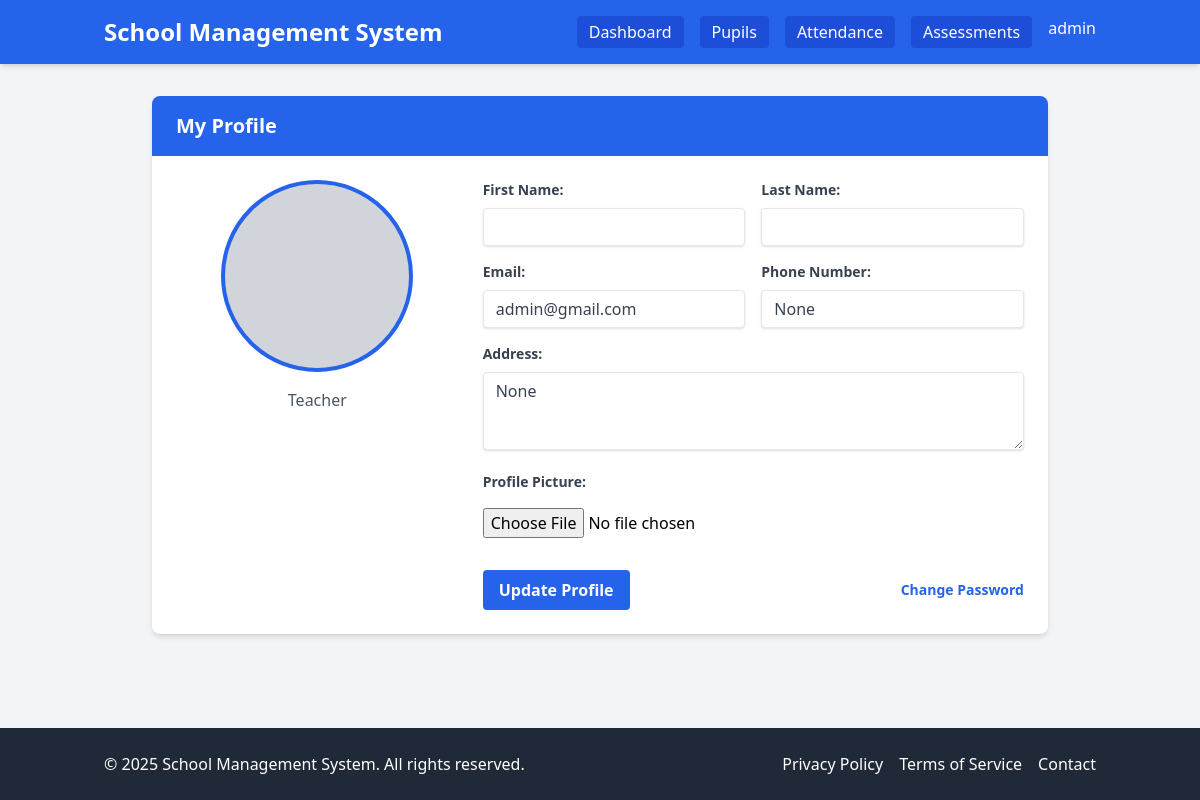
/profile/ (signed in), run on the app's committed database.
### users/models.py (models this page shows)
class User(AbstractUser):
    class Role(models.TextChoices):
        ADMIN = 'ADMIN', _('Admin')
        TEACHER = 'TEACHER', _('Teacher')
    role = models.CharField(
        max_length=10,
        choices=Role.choices,
        default=Role.TEACHER,
        verbose_name=_('Role'),
        help_text=_('Designates the role and permissions of the user')
    )
    phone_number = models.CharField(max_length=15, blank=True, null=True)
    address = models.TextField(blank=True, null=True)
    profile_picture = models.ImageField(upload_to='profile_pics/', blank=True, null=True)
    def is_admin(self):
        return self.role == self.Role.ADMIN
    def is_teacher(self):
        return self.role == self.Role.TEACHER
    class Meta:
        verbose_name = _('User')
        verbose_name_plural = _('Users')

### users/views.py (the view, shortened to what this page needs)
# urls.py: path('profile/', views.profile_view, name='profile'),
@login_required
def profile_view(request):
    return render(request, 'users/profile.html')

### templates/users/profile.html (shortened to what this page needs)
{% extends 'base/base.html' %}
{% block content %}
<div class="max-w-4xl mx-auto">
    <div class="bg-white shadow-md rounded-lg overflow-hidden">
        <div class="bg-blue-600 text-white py-4 px-6">
            <h2 class="text-xl font-bold">My Profile</h2>
        </div>
        <div class="p-6">
            <div class="flex flex-col md:flex-row">
                <div class="md:w-1/3 mb-6 md:mb-0 flex flex-col items-center">
                    {% if user.profile_picture %}
                        <img src="{{ user.profile_picture.url }}" alt="Profile Picture" class="w-48 h-48 object-cover rounded-full border-4 border-blue-600">
                    {% else %}
                        <div class="w-48 h-48 rounded-full bg-gray-300 flex items-center justify-center border-4 border-blue-600">
                        </div>
                    {% endif %}
                    <div class="mt-4 text-center">
                        <p class="text-gray-600">{{ user.get_role_display }}</p>
                    </div>
                </div>
                <div class="md:w-2/3 md:pl-6">
                    <form method="post" enctype="multipart/form-data">
                        <div class="grid grid-cols-1 md:grid-cols-2 gap-4 mb-4">
                            <div>
                                <label for="id_first_name" class="block text-gray-700 text-sm font-bold mb-2">First Name:</label>
                                <input type="text" name="first_name" id="id_first_name" value="{{ user.first_name }}" class="shadow appearance-none border rounded w-full py-2 px-3 text-gray-700 leading-tight focus:outline-none focus:shadow-outline">
                            </div>
                            <div>
                                <label for="id_last_name" class="block text-gray-700 text-sm font-bold mb-2">Last Name:</label>
                                <input type="text" name="last_name" id="id_last_name" value="{{ user.last_name }}" class="shadow appearance-none border rounded w-full py-2 px-3 text-gray-700 leading-tight focus:outline-none focus:shadow-outline">
                            </div>
                            <div>
                                <label for="id_email" class="block text-gray-700 text-sm font-bold mb-2">Email:</label>
                                <input type="email" name="email" id="id_email" value="{{ user.email }}" class="shadow appearance-none border rounded w-full py-2 px-3 text-gray-700 leading-tight focus:outline-none focus:shadow-outline">
                            </div>
                            <div>
                                <label for="id_phone_number" class="block text-gray-700 text-sm font-bold mb-2">Phone Number:</label>
                                <input type="text" name="phone_number" id="id_phone_number" value="{{ user.phone_number }}" class="shadow appearance-none border rounded w-full py-2 px-3 text-gray-700 leading-tight focus:outline-none focus:shadow-outline">
                            </div>
                        </div>
                        <div class="mb-4">
                            <label for="id_address" class="block text-gray-700 text-sm font-bold mb-2">Address:</label>
                            <textarea name="address" id="id_address" rows="3" class="shadow appearance-none border rounded w-full py-2 px-3 text-gray-700 leading-tight focus:outline-none focus:shadow-outline">{{ user.address }}</textarea>
                        </div>
                        <div class="mb-6">
                            <label for="id_profile_picture" class="block text-gray-700 text-sm font-bold mb-2">Profile Picture:</label>
                            <input type="file" name="profile_picture" id="id_profile_picture" class="w-full py-2">
                        </div>
                        <div class="flex items-center justify-between">
                            <button type="submit" class="bg-blue-600 hover:bg-blue-700 text-white font-bold py-2 px-4 rounded focus:outline-none focus:shadow-outline">
                                Update Profile
                            </button>
                            <a href="{% url 'password_change' %}" class="inline-block align-baseline font-bold text-sm text-blue-600 hover:text-blue-800">
                                Change Password
                            </a>
                        </div>
                    </form>
                </div>
            </div>
        </div>
    </div>
</div>
{% endblock %}

### templates/base/base.html (shortened to what this page needs)
<!DOCTYPE html>
<html lang="en">
<head>
    <script src="https://cdn.tailwindcss.com"></script>
</head>
<body class="bg-gray-100 min-h-screen flex flex-col">
    <header class="bg-blue-600 text-white shadow-md">
        <div class="container mx-auto px-4 py-4 flex justify-between items-center">
            <a href="{% url 'home' %}" class="text-2xl font-bold">School Management System</a>
            <nav class="hidden md:flex space-x-4">
                {% if user.is_authenticated %}
                    {% if user.is_teacher %}
                        <a href="{% url 'teacher_dashboard' %}" class="bg-blue-700 hover:bg-blue-800 text-white font-medium py-1 px-3 rounded">Dashboard</a>
                        <a href="{% url 'pupil_list' %}" class="bg-blue-700 hover:bg-blue-800 text-white font-medium py-1 px-3 rounded">Pupils</a>
                        <a href="{% url 'attendance_sessions' %}" class="bg-blue-700 hover:bg-blue-800 text-white font-medium py-1 px-3 rounded">Attendance</a>
                        <a href="{% url 'assessment_list' %}" class="bg-blue-700 hover:bg-blue-800 text-white font-medium py-1 px-3 rounded">Assessments</a>
                    {% endif %}
                    <div class="relative group">
                        <button class="hover:text-blue-200">{{ user.get_full_name|default:user.username }}</button>
                    </div>
                {% else %}
                    <a href="{% url 'login' %}" class="bg-blue-700 hover:bg-blue-800 text-white font-medium py-1 px-3 rounded">Login</a>
                {% endif %}
            </nav>
        </div>
    </header>
    <main class="container mx-auto px-4 py-8 flex-grow">
        {% block content %}{% endblock %}
    </main>
    <footer class="bg-gray-800 text-white py-6">
        <div class="container mx-auto px-4">
            <div class="flex flex-col md:flex-row justify-between items-center">
                <div class="mb-4 md:mb-0">
                    <p>&copy; {% now "Y" %} School Management System. All rights reserved.</p>
                </div>
                <div class="flex space-x-4">
                    <a href="#" class="hover:text-blue-300">Privacy Policy</a>
                    <a href="#" class="hover:text-blue-300">Terms of Service</a>
                    <a href="#" class="hover:text-blue-300">Contact</a>
                </div>
            </div>
        </div>
    </footer>
</body>
</html>

### data on the page
User: get_full_name "admin", role "Teacher", email "admin@gmail.com", phone_number "None", address "None"
